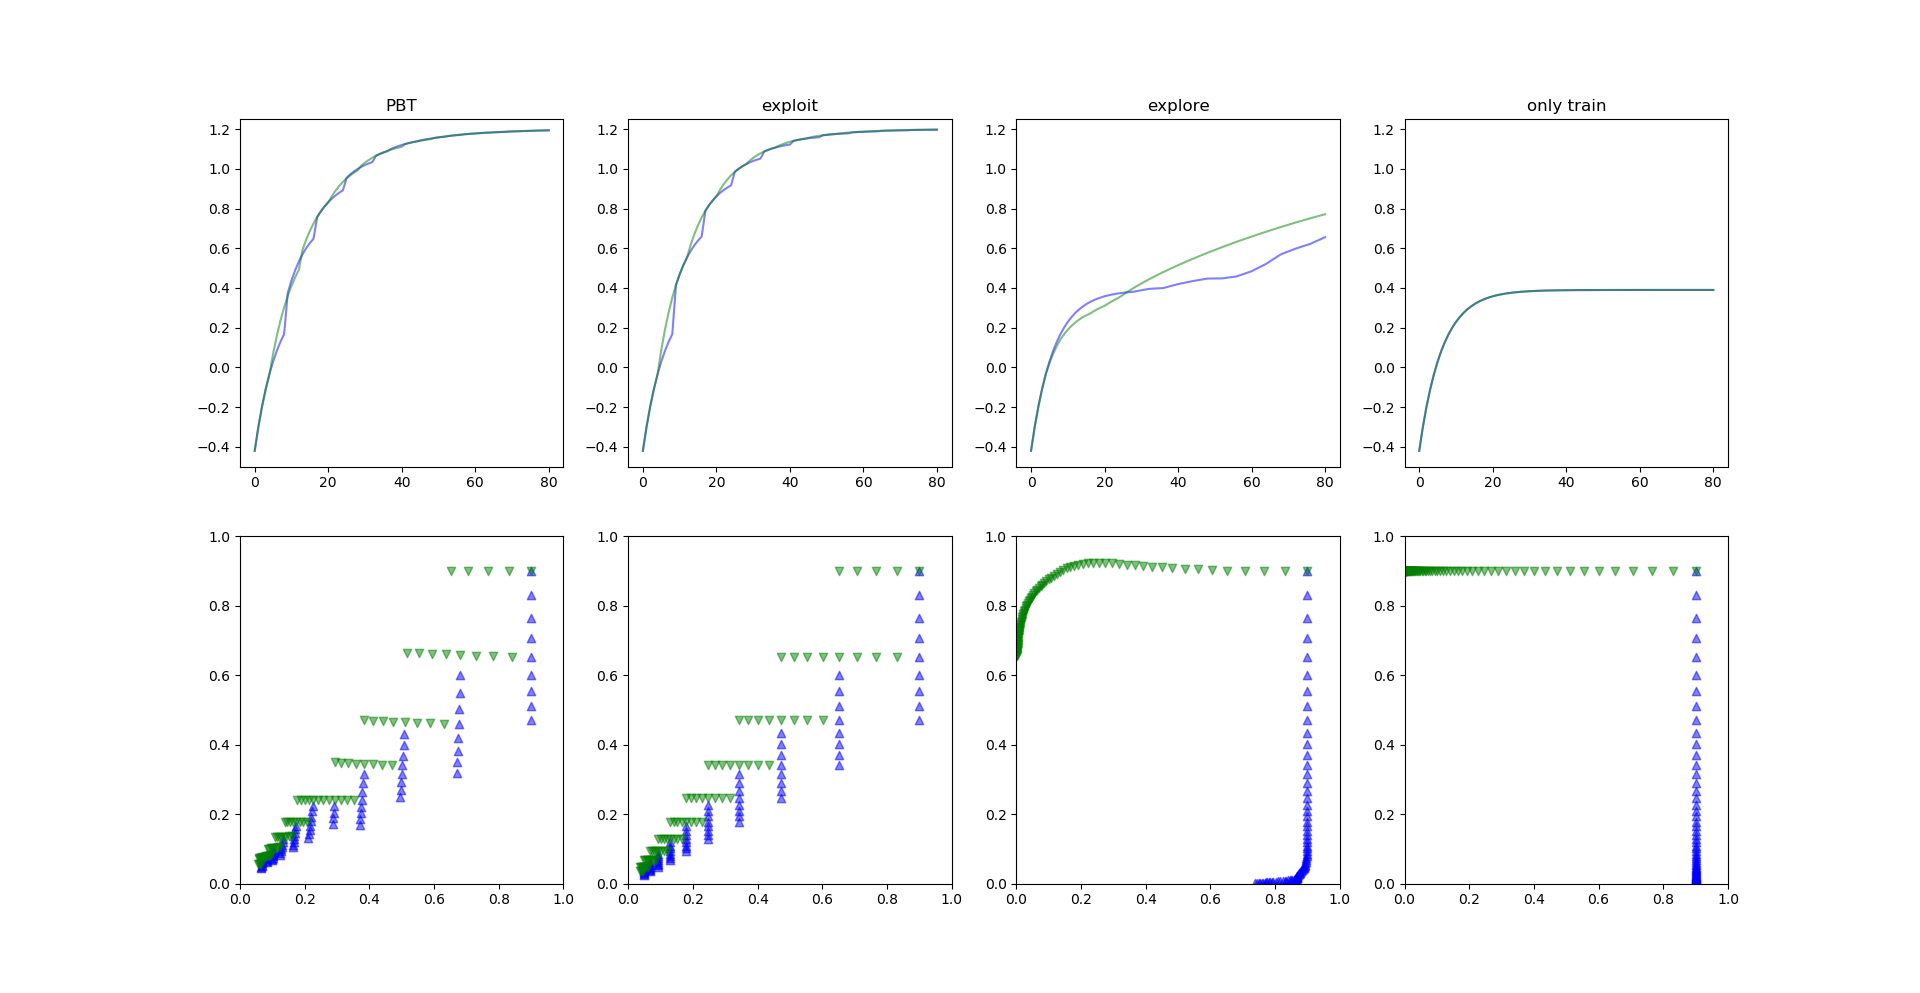

Write Python code to recreate this figure.
from __future__ import print_function

import numpy as np
import tensorflow as tf
import copy
import timeit
import matplotlib.pyplot as plt

from pbt import Worker, PBT


def surrogate_figure2(t, h):
    # 1.2 - (h1 * t1**2 + h2 * t2**2)
    a = tf.constant(1.2, dtype=tf.float64)
    p = tf.constant(2.0, dtype=tf.float64)
    return a - tf.reduce_sum(tf.multiply(h, tf.pow(t, p)))


def objective_figure2(t):
    # 1.2 - (t1**2 + t2**2)
    return 1.2 - np.sum(np.power(t,2))


def eval_figure2(worker):
    return objective_figure2(worker.nn)


def make_tf_model(theta_init=[0.9, 0.9], h_init=[1.0, 1.0]):
    sess = tf.get_default_session()
    # with tf.variable_scope("foo", reuse=tf.AUTO_REUSE):
    theta = tf.get_variable("theta", initializer=tf.constant(
        theta_init, dtype=tf.float64), dtype=tf.float64)
    theta_update_placeholder = tf.placeholder(theta.dtype, shape=theta.shape)
    theta_update = theta.assign(theta_update_placeholder).op

    h = tf.placeholder_with_default(tf.constant(
        h_init, dtype=tf.float64), shape=[2])
    yofx = surrogate_figure2(theta, h)
    cost = -yofx

    learning_rate = 0.01
    optimizer = tf.train.GradientDescentOptimizer(
        learning_rate).minimize(cost)
    init = tf.global_variables_initializer()

    sess.run(init)

    return theta, h, optimizer, theta_update, theta_update_placeholder


def train_figure2(worker, steps, theta, h, optimizer, theta_update, theta_update_placeholder):
    sess = tf.get_default_session()
    sess.run(theta_update, feed_dict={theta_update_placeholder: worker.nn})
    for _ in range(steps):
        sess.run(optimizer, feed_dict={h: worker.hyperparams})
    worker.nn = theta.eval()


def make_plot(exploit, explore, poplist):
    make_plot.num += 1

    if exploit and explore:
        title = "PBT"
    elif exploit:
        title = "exploit"
    elif explore:
        title = "explore"
    else:
        title = "only train"

    plt.subplot(make_plot.num)
    plt.title(title)
    plt.ylim(-0.5, 1.25)
    for m, c, marker in zip(range(len(poplist[0])), ['b', 'g', 'r'], ['^', 'v', 'o']):
        plt.plot([w[m][0] for w in poplist], c=c, alpha=0.5)

    ax = plt.subplot(make_plot.num + 4)
    plt.xlim(0, 1)
    plt.ylim(0, 1)
    for m, c, marker in zip(range(len(poplist[0])), ['b', 'g', 'r'], ['^', 'v', 'o']):
        plt.scatter([w[m][1] for w in poplist],
                    [w[m][2] for w in poplist], c=c, marker=marker, alpha=0.5)


make_plot.num = 240


def main():
    """ make a plot from figure 2 in the PBT paper """
    # np.random.seed(0)
    with tf.Session() as sess:

        theta, h, optimizer, theta_update, theta_update_placeholder = make_tf_model()

        start_time = timeit.default_timer()
        split_start = start_time
        for exploit in [True, False]:
            for explore in [True, False]:

                population = PBT(pop=[Worker([0.0, 1.0], [0.9, 0.9], perturbscale=[0.9, 1.1], jitter=0.1),
                                      Worker([1.0, 0.0], [0.9, 0.9], perturbscale=[0.9, 1.1], jitter=0.1)])
                population.testpop(eval_figure2)
                poplist = [[[w.score, w.nn[0], w.nn[1]]
                            for w in population.pop]]

                for step in range(20):

                    for _ in range(4):
                        for worker in population.pop:
                            train_figure2(worker, 4, theta, h, optimizer,
                                          theta_update, theta_update_placeholder)
                        poplist.append([[eval_figure2(w), w.nn[0], w.nn[1]]
                                        for w in population.pop])

                    population.testpop(eval_figure2)

                    if exploit:
                        population.exploit(0.5)

                    if explore:
                        population.explore(0.5)

                    for idx, worker in enumerate(population.pop):
                        print(idx, worker)
                    split_end = timeit.default_timer()
                    print((split_end - split_start), "/", (split_end - start_time), "s")
                    split_start = split_end
                print('-----')

                make_plot(exploit, explore, poplist)
    plt.show()


main()
